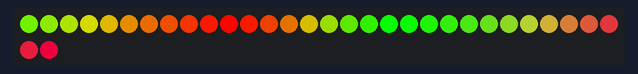
Recording of a sketch running on a simulated Arduino Uno, built with avr-gcc and run on an emulated ATmega328P. On the bench: 32 RGB LEDs in strip order, left to right, continuing on the next row. Random numbers use the default seed unless the sketch sets one.

Above: at 2.1 s.
At 4.1 s:
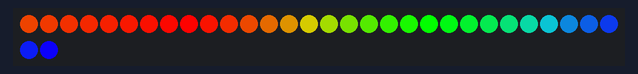
At 6.1 s:
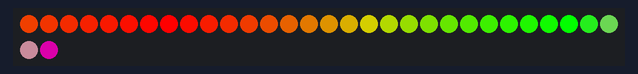
At 10.1 s:
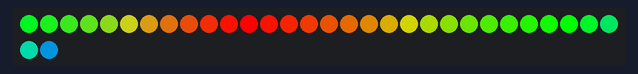
At 22.1 s:
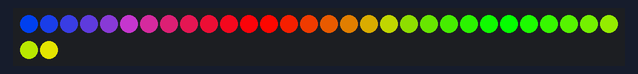
At 36.1 s:
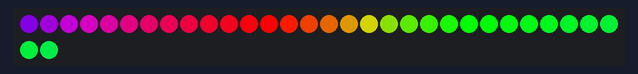

The sketch:

palette_example2.ino
```cpp
//***************************************************************
// Gradient palette that can have colors or anchor points updated on the fly.
// This is based on some code from Mike Brown.
// https://plus.google.com/u/0/102054795236178256184/posts/UWbQBcmKDdU?cfem=1
//
// Randomly picks start and end colors.  Colors in middle remain
// constant, but for fun their anchor points are randomly picked.
//
// More info on gradient palettes here:
// https://github.com/FastLED/FastLED/wiki/Gradient-color-palettes
//
// Marc Miller, May 2017
//***************************************************************

#include "FastLED.h"
#if FASTLED_VERSION < 3001000
#error "Requires FastLED 3.1 or later; check github for latest code."
#endif

#define LED_TYPE LPD8806
#define DATA_PIN 11
#define CLOCK_PIN 13
#define NUM_LEDS 32
#define COLOR_ORDER GRB
CRGB leds[NUM_LEDS];
#define BRIGHTNESS  255

CRGBPalette256 currentPalette;
CHSV hsv;
CRGB rgb;

//---------------------------------------------------------------
void setup() {
  Serial.begin(115200);
  delay(500);  // startup delay
  //FastLED.addLeds<LED_TYPE, DATA_PIN, COLOR_ORDER>(leds, NUM_LEDS).setCorrection(TypicalLEDStrip);
  FastLED.addLeds<LED_TYPE, DATA_PIN, CLOCK_PIN, COLOR_ORDER>(leds, NUM_LEDS).setCorrection(TypicalLEDStrip);
  FastLED.setBrightness(BRIGHTNESS);
}

//---------------------------------------------------------------
void loop () {
  EVERY_N_SECONDS(2){
    newGradientPalette();
  }
  FastLED.show();
  FastLED.delay(100);
}


//---------------------------------------------------------------
void newGradientPalette(){
  uint8_t xyz[16];  // Needs to be 4 times however many colors are being used.
                    // 3 colors = 12, 4 colors = 16, etc.

  hsv = CHSV(random8(), 255, 255);  // pick random hue
  hsv2rgb_rainbow( hsv, rgb);  // convert to R,G,B

  xyz[0] = 0;  // anchor of first color - must be zero
  xyz[1] = rgb.r;
  xyz[2] = rgb.g;
  xyz[3] = rgb.b;

  xyz[4] = random8(48,118);  // random anchor point for second color
  xyz[5] = 255;
  xyz[6] = 0;
  xyz[7] = 0;

  xyz[8] = random8(138,225);  // random anchor point for third color
  xyz[9] = 0,
  xyz[10] = 255;
  xyz[11] = 0;

  hsv = CHSV(random8(), 255, 255);  // pick random hue
  hsv2rgb_rainbow( hsv, rgb);  // convert to R,G,B

  xyz[12] = 255;  // anchor of last color - must be 255
  xyz[13] = rgb.r;
  xyz[14] = rgb.g;
  xyz[15] = rgb.b;

  currentPalette.loadDynamicGradientPalette(xyz);  // Updated from using:  currentPalette = xyz; for better microcontroller compatibility (April 2024)

  for (int p = 0; p < NUM_LEDS; p++) {
    leds[p] = ColorFromPalette(currentPalette, p*255/(NUM_LEDS-1), BRIGHTNESS, NOBLEND);
  }

}
```

Measured:
- what the display in image 0 shows lasts 2.0 s, from 2.0 s to 4.0 s
